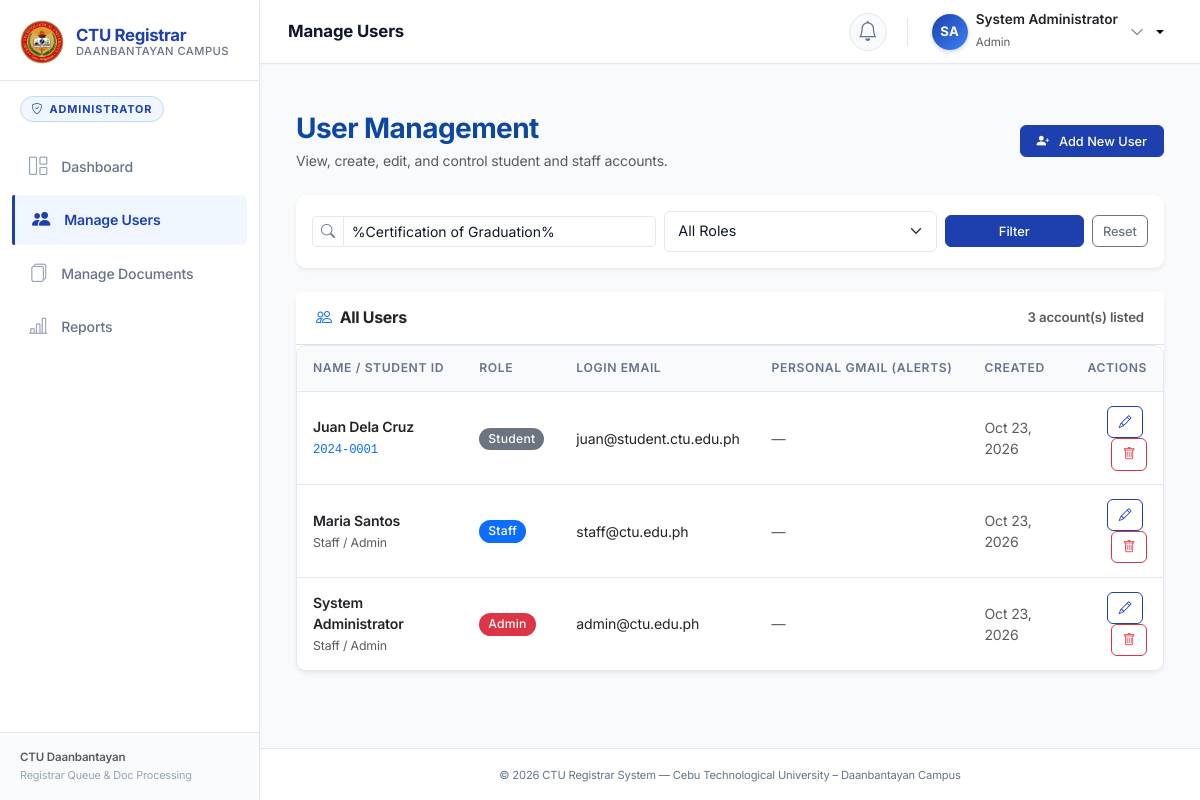
/admin/manage_users.php (signed in), run on the app's committed database.
### tables this page shows
CREATE TABLE `users` (
  `id` INT AUTO_INCREMENT PRIMARY KEY,
  `student_id` VARCHAR(20) DEFAULT NULL,
  `full_name` VARCHAR(100) NOT NULL,
  `email` VARCHAR(100) NOT NULL,
  `password` VARCHAR(255) NOT NULL,
  `role` ENUM('student', 'staff', 'admin') NOT NULL DEFAULT 'student',
  `created_at` DATETIME NOT NULL DEFAULT CURRENT_TIMESTAMP,
  UNIQUE KEY `uk_email` (`email`),
  UNIQUE KEY `uk_student_id` (`student_id`)
);

### includes/check_migration.php (called while the page is built, shortened)
<?php
$samples = [
    'Transcript of Records (TOR)' => [
        'fee' => 150.00,
        'processing_time' => '3-5 Working Days',
        'requirements' => "• Valid Student ID or Government-Issued ID\n• 2x2 colored ID picture (formal attire, white background)\n• Duly accomplished Clearance Form (for graduates/transferees)",
        'instructions' => "First request must present official clearance. Subsequent requests require only valid ID."
    ],
    'Certificate of Enrollment' => [
        'fee' => 50.00,
        'processing_time' => '1-2 Working Days',
        'requirements' => "• Valid Student ID\n• Current Semester Study Load / Certificate of Registration (COR)",
        'instructions' => "Used for scholarship applications, SSS/GSIS dependent claims, or employment verification."
    ],
    'Certificate of Grades' => [
        'fee' => 75.00,
        'processing_time' => '2-3 Working Days',
        'requirements' => "• Valid Student ID\n• Copy of previous semester grades or student portal printout",
        'instructions' => "Official grades copy authenticated by the campus registrar."
    ],
    'Good Moral Certificate' => [
        'fee' => 50.00,
        'processing_time' => '1-2 Working Days',
        'requirements' => "• Valid Student ID\n• Clearance from Campus Guidance Office / Dean of Student Affairs",
        'instructions' => "Certification of good student conduct during residency."
    ],
    'Certification of Graduation' => [
        'fee' => 100.00,
        'processing_time' => '2-3 Working Days',
        'requirements' => "• Valid Government-Issued ID\n• Certified True Copy of Special Order (SO) or Board Resolution",
        'instructions' => "Issued to verified graduates of CTU degree programs."
    ]
];
foreach ($samples as $doc_name => $info) {
    $search = "%" . $doc_name . "%";
}

### includes/auth.php (called while the page is built, shortened)
<?php
function url($path = '') {
    $trimmed = ltrim($path, '/');
    return empty($trimmed) ? BASE_URL : BASE_URL . '/' . $trimmed;
}
function sanitize($data) {
    return htmlspecialchars($data, ENT_QUOTES, 'UTF-8');
}

### admin/manage_users.php (the view, shortened to what this page needs)
<?php
require_once __DIR__ . '/../config/database.php';
require_once __DIR__ . '/../includes/auth.php';
$current_admin_id = $_SESSION['user_id'];
$role_filter = trim($_GET['role'] ?? '');
$query = "SELECT * FROM users WHERE 1=1";
$query .= " ORDER BY id DESC";
$stmt = $conn->prepare($query);
$stmt->execute();
$users_list = $stmt->get_result();
include __DIR__ . '/../includes/header.php';
?>
<div class="container py-4">
    <div class="d-flex justify-content-between align-items-center mb-4 flex-wrap gap-2">
        <div>
            <h3 class="fw-bold mb-1" style="color: #0d47a1;">User Management</h3>
            <p class="text-muted small mb-0">View, create, edit, and control student and staff accounts.</p>
        </div>
        <div>
            <button type="button" class="btn btn-primary btn-sm px-3" data-bs-toggle="modal" data-bs-target="#addUserModal">
                <i class="bi bi-person-plus-fill me-1"></i>Add New User
            </button>
        </div>
    </div>
    <div class="card shadow-sm border-0 mb-4 bg-white">
        <div class="card-body p-3">
            <form method="GET" action="" class="row g-2 align-items-center">
                <div class="col-md-5">
                    <div class="input-group input-group-sm">
                        <span class="input-group-text bg-white"><i class="bi bi-search"></i></span>
                        <input type="text" name="q" class="form-control" placeholder="Search by name, email, or Student ID..." value="<?php echo sanitize($search); ?>">
                    </div>
                </div>
                <div class="col-md-4">
                    <select name="role" class="form-select form-select-sm">
                        <option value="">All Roles</option>
                    </select>
                </div>
                <div class="col-md-3 d-flex gap-2">
                    <button type="submit" class="btn btn-sm btn-primary flex-fill">Filter</button>
                    <?php if (!empty($search) || !empty($role_filter)): ?>
                        <a href="<?php echo url('admin/manage_users.php'); ?>" class="btn btn-sm btn-outline-secondary">Reset</a>
                    <?php endif; ?>
                </div>
            </form>
        </div>
    </div>
    <div class="card shadow-sm border-0">
        <div class="card-header bg-white py-3 border-bottom d-flex justify-content-between align-items-center">
            <h6 class="mb-0 fw-bold text-dark"><i class="bi bi-people me-2 text-primary"></i>All Users</h6>
            <small class="text-muted"><?php echo $users_list->num_rows; ?> account(s) listed</small>
        </div>
        <div class="card-body p-0">
            <div class="table-responsive">
                <table class="table table-hover align-middle mb-0">
                    <thead class="table-light small text-muted">
                        <tr>
                            <th class="ps-3">Name / Student ID</th>
                            <th>Role</th>
                            <th>Login Email</th>
                            <th>Personal Gmail (Alerts)</th>
                            <th>Created</th>
                            <th class="pe-3 text-end">Actions</th>
                        </tr>
                    </thead>
                    <tbody>
                        <?php if ($users_list && $users_list->num_rows > 0): ?>
                            <?php while ($u = $users_list->fetch_assoc()):
                                $badge_role = match($u['role']) {
                                    'admin' => 'bg-danger text-white',
                                    'staff' => 'bg-primary text-white',
                                    default => 'bg-secondary text-white'
                                };
                            ?>
                                <tr>
                                    <td class="ps-3">
                                        <div class="fw-semibold text-dark"><?php echo sanitize($u['full_name']); ?></div>
                                        <?php if (!empty($u['student_id'])): ?>
                                            <small class="text-primary font-monospace"><?php echo sanitize($u['student_id']); ?></small>
                                        <?php else: ?>
                                            <small class="text-muted">Staff / Admin</small>
                                        <?php endif; ?>
                                    </td>
                                    <td>
                                        <span class="badge <?php echo $badge_role; ?> text-capitalize px-2 py-1">
                                            <?php echo sanitize($u['role']); ?>
                                        </span>
                                    </td>
                                    <td class="small text-dark"><?php echo sanitize($u['email']); ?></td>
                                    <td class="small">
                                        <?php if (!empty($u['personal_gmail'])): ?>
                                            <span class="text-success"><i class="bi bi-google text-danger me-1"></i><?php echo sanitize($u['personal_gmail']); ?></span>
                                        <?php else: ?>
                                            <span class="text-muted">&mdash;</span>
                                        <?php endif; ?>
                                    </td>
                                    <td class="small text-muted">
                                        <?php echo date('M d, Y', strtotime($u['created_at'])); ?>
                                    </td>
                                    <td class="pe-3 text-end">
                                        <button type="button" class="btn btn-sm btn-outline-primary me-1" data-bs-toggle="modal" data-bs-target="#editModal<?php echo $u['id']; ?>">
                                            <i class="bi bi-pencil"></i>
                                        </button>
                                        <?php if ($u['id'] !== $current_admin_id): ?>
                                            <form method="POST" action="" class="d-inline" onsubmit="return confirm('Are you sure you want to delete this user? All their submitted requests, queue tickets, and notifications will be removed.');">
                                                <button type="submit" class="btn btn-sm btn-outline-danger">
                                                    <i class="bi bi-trash"></i>
                                                </button>
                                            </form>
                                        <?php endif; ?>
                                    </td>
                                </tr>
                            <?php endwhile; ?>
                        <?php else: ?>
                            <tr>
                                <td colspan="6" class="text-center py-4 text-muted">No accounts match the current filters.</td>
                            </tr>
                        <?php endif; ?>
                    </tbody>
                </table>
            </div>
        </div>
    </div>
</div>
<?php include __DIR__ . '/../includes/footer.php'; ?>

### assets/css/style.css (style rules this page uses)
:root { --primary-color: #1e40af; --primary-hover: #1d4ed8; --primary-light: #eff6ff; --primary-border: #bfdbfe; --surface-bg: #f8fafc; --surface-card: #ffffff; --border-color: #e2e8f0; --border-hover: #cbd5e1; --text-main: #0f172a; --text-muted: #64748b; --text-subtle: #94a3b8; --radius-sm: 6px; --radius-md: 10px; --radius-lg: 14px; --shadow-subtle: 0 1px 3px 0 rgba(15, 23, 42, 0.05); --shadow-card: 0 4px 6px -1px rgba(15, 23, 42, 0.04), 0 2px 4px -2px rgba(15, 23, 42, 0.03); --shadow-hover: 0 6px 12px -2px rgba(15, 23, 42, 0.06); --transition-fast: all 0.15s ease-in-out; }
body { min-height: 100vh; display: flex; flex-direction: column; background-color: var(--surface-bg); color: var(--text-main); font-family: 'Inter', -apple-system, BlinkMacSystemFont, "Segoe UI", Roboto, "Helvetica Neue", Arial, sans-serif; -webkit-font-smoothing: antialiased; letter-spacing: -0.01em; }
h1, h2, h3, h4, h5, h6 { color: var(--text-main); font-weight: 600; letter-spacing: -0.02em; }
.card { background-color: var(--surface-card); border: 1px solid var(--border-color); border-radius: var(--radius-md); box-shadow: var(--shadow-card); }
.card-header { background-color: transparent; border-bottom: 1px solid var(--border-color); padding: 1rem 1.25rem; font-weight: 600; font-size: 0.95rem; }
.badge { font-weight: 500; font-size: 0.76rem; padding: 0.35em 0.7em; border-radius: 9999px; letter-spacing: 0.02em; border: 1px solid transparent; }
.table-responsive { border-radius: var(--radius-md); border: 1px solid var(--border-color); background-color: #ffffff; }
.table { margin-bottom: 0; color: var(--text-main); }
.table th { background-color: #f8fafc !important; font-weight: 600; font-size: 0.76rem; text-transform: uppercase; letter-spacing: 0.05em; color: var(--text-muted); border-bottom: 1px solid var(--border-color); padding: 0.85rem 1rem; white-space: nowrap; }
.table td { padding: 0.85rem 1rem; vertical-align: middle; font-size: 0.88rem; border-bottom: 1px solid var(--border-color); }
.table tbody tr:last-child td { border-bottom: 0; }
.form-control, .form-select { border: 1px solid var(--border-color); border-radius: var(--radius-sm); font-size: 0.9rem; padding: 0.55rem 0.85rem; color: var(--text-main); background-color: #ffffff; transition: var(--transition-fast); }
.input-group-text { background-color: #f8fafc; border: 1px solid var(--border-color); color: var(--text-muted); font-size: 0.9rem; }
.btn { font-size: 0.875rem; font-weight: 500; padding: 0.5rem 1rem; border-radius: var(--radius-sm); transition: var(--transition-fast); display: inline-flex; align-items: center; justify-content: center; gap: 0.35rem; }
.btn-primary { background-color: var(--primary-color); border-color: var(--primary-color); color: #ffffff; }
.btn-outline-primary { color: var(--primary-color); border-color: var(--primary-color); }
.btn-sm { font-size: 0.8rem; padding: 0.35rem 0.65rem; }

### data on the page
users: full_name "Juan Dela Cruz", student "2024-0001", role "Student", email "juan@student.ctu.edu.ph", created_at "Oct 23, 2026"
users: full_name "Maria Santos", shows "Staff / Admin", role "Staff", email "staff@ctu.edu.ph", created_at "Oct 23, 2026"
users: full_name "System Administrator", shows "Staff / Admin", role "Admin", email "admin@ctu.edu.ph", created_at "Oct 23, 2026"

### other printed values
$page_title "Manage Users"
$initials "SA"
$user_name "System Administrator"
$user_role "Admin"
$users_list->num_rows "3"
